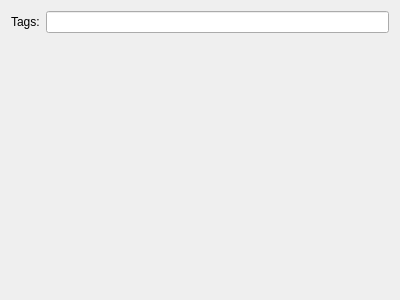
<?xml version="1.0" encoding="UTF-8"?>
<ui version="4.0">
 <class>ExpenseTab</class>
 <widget class="QWidget" name="ExpenseTab">
  <property name="geometry">
   <rect>
    <x>0</x>
    <y>0</y>
    <width>400</width>
    <height>300</height>
   </rect>
  </property>
  <layout class="QVBoxLayout" name="verticalLayout">
   <item>
    <layout class="QHBoxLayout" name="horizontalLayout">
     <item>
      <widget class="QLabel" name="lblTags">
       <property name="text">
        <string>Tags:</string>
       </property>
      </widget>
     </item>
     <item>
      <widget class="QLineEdit" name="tags"/>
     </item>
    </layout>
   </item>
   <item>
    <widget class="QCustomPlot" name="expensePlot" native="true">
     <zorder>horizontalLayoutWidget</zorder>
    </widget>
   </item>
  </layout>
 </widget>
 <customwidgets>
  <customwidget>
   <class>QCustomPlot</class>
   <extends>QWidget</extends>
   <header>lib/qcustomplot.h</header>
   <container>1</container>
  </customwidget>
 </customwidgets>
 <resources/>
 <connections/>
</ui>
